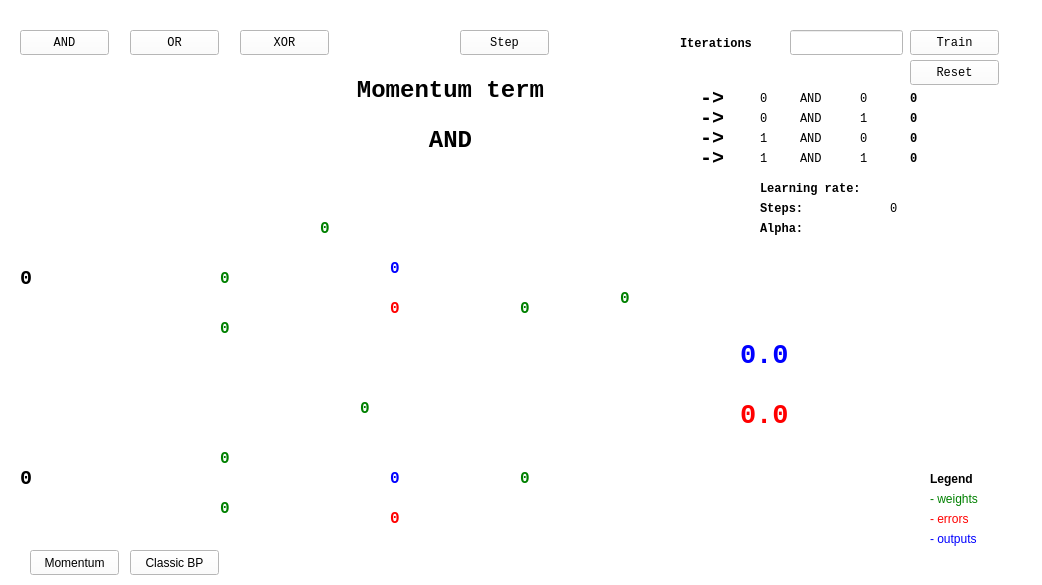
<?xml version="1.0" encoding="UTF-8"?>
<ui version="4.0">
 <class>MainWindow</class>
 <widget class="QMainWindow" name="MainWindow">
  <property name="geometry">
   <rect>
    <x>0</x>
    <y>0</y>
    <width>1042</width>
    <height>585</height>
   </rect>
  </property>
  <property name="windowTitle">
   <string>BP - Momentum term</string>
  </property>
  <property name="styleSheet">
   <string notr="true">QWidget { background-color: white;  }</string>
  </property>
  <widget class="QWidget" name="centralWidget">
   <widget class="QPushButton" name="xorButton">
    <property name="geometry">
     <rect>
      <x>240</x>
      <y>30</y>
      <width>89</width>
      <height>25</height>
     </rect>
    </property>
    <property name="font">
     <font>
      <family>Monospace</family>
     </font>
    </property>
    <property name="text">
     <string>XOR</string>
    </property>
   </widget>
   <widget class="QPushButton" name="orButton">
    <property name="geometry">
     <rect>
      <x>130</x>
      <y>30</y>
      <width>89</width>
      <height>25</height>
     </rect>
    </property>
    <property name="font">
     <font>
      <family>Monospace</family>
     </font>
    </property>
    <property name="text">
     <string>OR</string>
    </property>
   </widget>
   <widget class="QPushButton" name="andButton">
    <property name="geometry">
     <rect>
      <x>20</x>
      <y>30</y>
      <width>89</width>
      <height>25</height>
     </rect>
    </property>
    <property name="font">
     <font>
      <family>Monospace</family>
     </font>
    </property>
    <property name="text">
     <string>AND</string>
    </property>
   </widget>
   <widget class="QPushButton" name="simulateButton">
    <property name="geometry">
     <rect>
      <x>910</x>
      <y>30</y>
      <width>89</width>
      <height>25</height>
     </rect>
    </property>
    <property name="font">
     <font>
      <family>Monospace</family>
     </font>
    </property>
    <property name="text">
     <string>Train</string>
    </property>
   </widget>
   <widget class="QLabel" name="programNameLabel">
    <property name="geometry">
     <rect>
      <x>290</x>
      <y>60</y>
      <width>321</width>
      <height>61</height>
     </rect>
    </property>
    <property name="font">
     <font>
      <family>Monospace</family>
      <pointsize>18</pointsize>
      <weight>75</weight>
      <bold>true</bold>
     </font>
    </property>
    <property name="text">
     <string>Momentum term</string>
    </property>
    <property name="alignment">
     <set>Qt::AlignCenter</set>
    </property>
   </widget>
   <widget class="QLabel" name="outputNeuron">
    <property name="geometry">
     <rect>
      <x>740</x>
      <y>340</y>
      <width>200</width>
      <height>31</height>
     </rect>
    </property>
    <property name="font">
     <font>
      <family>Monospace</family>
      <pointsize>20</pointsize>
      <weight>75</weight>
      <bold>true</bold>
     </font>
    </property>
    <property name="styleSheet">
     <string notr="true">QLabel { color : blue; }</string>
    </property>
    <property name="text">
     <string>0.0</string>
    </property>
   </widget>
   <widget class="QLabel" name="x1Label">
    <property name="geometry">
     <rect>
      <x>760</x>
      <y>90</y>
      <width>67</width>
      <height>17</height>
     </rect>
    </property>
    <property name="font">
     <font>
      <family>Monospace</family>
     </font>
    </property>
    <property name="text">
     <string>0</string>
    </property>
   </widget>
   <widget class="QLabel" name="x2Label">
    <property name="geometry">
     <rect>
      <x>760</x>
      <y>110</y>
      <width>67</width>
      <height>17</height>
     </rect>
    </property>
    <property name="font">
     <font>
      <family>Monospace</family>
     </font>
    </property>
    <property name="text">
     <string>0</string>
    </property>
   </widget>
   <widget class="QLabel" name="x3Label">
    <property name="geometry">
     <rect>
      <x>760</x>
      <y>130</y>
      <width>67</width>
      <height>17</height>
     </rect>
    </property>
    <property name="font">
     <font>
      <family>Monospace</family>
     </font>
    </property>
    <property name="text">
     <string>1</string>
    </property>
   </widget>
   <widget class="QLabel" name="x4Label">
    <property name="geometry">
     <rect>
      <x>760</x>
      <y>150</y>
      <width>67</width>
      <height>17</height>
     </rect>
    </property>
    <property name="font">
     <font>
      <family>Monospace</family>
     </font>
    </property>
    <property name="text">
     <string>1</string>
    </property>
   </widget>
   <widget class="QLabel" name="y1Label">
    <property name="geometry">
     <rect>
      <x>860</x>
      <y>90</y>
      <width>67</width>
      <height>17</height>
     </rect>
    </property>
    <property name="font">
     <font>
      <family>Monospace</family>
     </font>
    </property>
    <property name="text">
     <string>0</string>
    </property>
   </widget>
   <widget class="QLabel" name="y2Label">
    <property name="geometry">
     <rect>
      <x>860</x>
      <y>110</y>
      <width>67</width>
      <height>17</height>
     </rect>
    </property>
    <property name="font">
     <font>
      <family>Monospace</family>
     </font>
    </property>
    <property name="text">
     <string>1</string>
    </property>
   </widget>
   <widget class="QLabel" name="y3Label">
    <property name="geometry">
     <rect>
      <x>860</x>
      <y>130</y>
      <width>67</width>
      <height>17</height>
     </rect>
    </property>
    <property name="font">
     <font>
      <family>Monospace</family>
     </font>
    </property>
    <property name="text">
     <string>0</string>
    </property>
   </widget>
   <widget class="QLabel" name="y3Label_2">
    <property name="geometry">
     <rect>
      <x>860</x>
      <y>150</y>
      <width>67</width>
      <height>17</height>
     </rect>
    </property>
    <property name="font">
     <font>
      <family>Monospace</family>
     </font>
    </property>
    <property name="text">
     <string>1</string>
    </property>
   </widget>
   <widget class="QLabel" name="op1Label">
    <property name="geometry">
     <rect>
      <x>800</x>
      <y>90</y>
      <width>40</width>
      <height>17</height>
     </rect>
    </property>
    <property name="font">
     <font>
      <family>Monospace</family>
     </font>
    </property>
    <property name="text">
     <string>AND</string>
    </property>
   </widget>
   <widget class="QLabel" name="op2Label">
    <property name="geometry">
     <rect>
      <x>800</x>
      <y>110</y>
      <width>40</width>
      <height>17</height>
     </rect>
    </property>
    <property name="font">
     <font>
      <family>Monospace</family>
     </font>
    </property>
    <property name="text">
     <string>AND</string>
    </property>
   </widget>
   <widget class="QLabel" name="op3Label">
    <property name="geometry">
     <rect>
      <x>800</x>
      <y>130</y>
      <width>40</width>
      <height>17</height>
     </rect>
    </property>
    <property name="font">
     <font>
      <family>Monospace</family>
     </font>
    </property>
    <property name="text">
     <string>AND</string>
    </property>
   </widget>
   <widget class="QLabel" name="op4Label">
    <property name="geometry">
     <rect>
      <x>800</x>
      <y>150</y>
      <width>40</width>
      <height>17</height>
     </rect>
    </property>
    <property name="font">
     <font>
      <family>Monospace</family>
     </font>
    </property>
    <property name="text">
     <string>AND</string>
    </property>
   </widget>
   <widget class="QLabel" name="res1Label">
    <property name="geometry">
     <rect>
      <x>910</x>
      <y>90</y>
      <width>115</width>
      <height>17</height>
     </rect>
    </property>
    <property name="font">
     <font>
      <family>Monospace</family>
      <weight>75</weight>
      <bold>true</bold>
     </font>
    </property>
    <property name="text">
     <string>0</string>
    </property>
   </widget>
   <widget class="QLabel" name="res2Label">
    <property name="geometry">
     <rect>
      <x>910</x>
      <y>110</y>
      <width>115</width>
      <height>17</height>
     </rect>
    </property>
    <property name="font">
     <font>
      <family>Monospace</family>
      <weight>75</weight>
      <bold>true</bold>
     </font>
    </property>
    <property name="text">
     <string>0</string>
    </property>
   </widget>
   <widget class="QLabel" name="res3Label">
    <property name="geometry">
     <rect>
      <x>910</x>
      <y>130</y>
      <width>115</width>
      <height>17</height>
     </rect>
    </property>
    <property name="font">
     <font>
      <family>Monospace</family>
      <weight>75</weight>
      <bold>true</bold>
     </font>
    </property>
    <property name="text">
     <string>0</string>
    </property>
   </widget>
   <widget class="QLabel" name="res4Label">
    <property name="geometry">
     <rect>
      <x>910</x>
      <y>150</y>
      <width>115</width>
      <height>17</height>
     </rect>
    </property>
    <property name="font">
     <font>
      <family>Monospace</family>
      <weight>75</weight>
      <bold>true</bold>
     </font>
    </property>
    <property name="text">
     <string>0</string>
    </property>
   </widget>
   <widget class="QLabel" name="iterationsLabel">
    <property name="geometry">
     <rect>
      <x>680</x>
      <y>35</y>
      <width>101</width>
      <height>17</height>
     </rect>
    </property>
    <property name="font">
     <font>
      <family>Monospace</family>
      <weight>75</weight>
      <bold>true</bold>
     </font>
    </property>
    <property name="text">
     <string>Iterations</string>
    </property>
   </widget>
   <widget class="QLabel" name="operationLabel">
    <property name="geometry">
     <rect>
      <x>420</x>
      <y>110</y>
      <width>61</width>
      <height>61</height>
     </rect>
    </property>
    <property name="font">
     <font>
      <family>Monospace</family>
      <pointsize>18</pointsize>
      <weight>75</weight>
      <bold>true</bold>
     </font>
    </property>
    <property name="text">
     <string>AND</string>
    </property>
    <property name="alignment">
     <set>Qt::AlignCenter</set>
    </property>
   </widget>
   <widget class="QLineEdit" name="editIterations">
    <property name="geometry">
     <rect>
      <x>790</x>
      <y>30</y>
      <width>113</width>
      <height>25</height>
     </rect>
    </property>
    <property name="font">
     <font>
      <family>Monospace</family>
     </font>
    </property>
   </widget>
   <widget class="QLabel" name="errorLabel">
    <property name="geometry">
     <rect>
      <x>310</x>
      <y>10</y>
      <width>411</width>
      <height>17</height>
     </rect>
    </property>
    <property name="font">
     <font>
      <family>Monospace</family>
     </font>
    </property>
    <property name="styleSheet">
     <string notr="true">QLabel { color : red; }</string>
    </property>
    <property name="text">
     <string/>
    </property>
   </widget>
   <widget class="QPushButton" name="stepButton">
    <property name="geometry">
     <rect>
      <x>460</x>
      <y>30</y>
      <width>89</width>
      <height>25</height>
     </rect>
    </property>
    <property name="font">
     <font>
      <family>Monospace</family>
     </font>
    </property>
    <property name="text">
     <string>Step</string>
    </property>
   </widget>
   <widget class="QLabel" name="arrow1Label">
    <property name="geometry">
     <rect>
      <x>700</x>
      <y>90</y>
      <width>31</width>
      <height>17</height>
     </rect>
    </property>
    <property name="font">
     <font>
      <family>Monospace</family>
      <pointsize>15</pointsize>
      <weight>75</weight>
      <bold>true</bold>
     </font>
    </property>
    <property name="text">
     <string>-&gt;</string>
    </property>
   </widget>
   <widget class="QLabel" name="arrow2Label">
    <property name="geometry">
     <rect>
      <x>700</x>
      <y>110</y>
      <width>31</width>
      <height>17</height>
     </rect>
    </property>
    <property name="font">
     <font>
      <family>Monospace</family>
      <pointsize>15</pointsize>
      <weight>75</weight>
      <bold>true</bold>
     </font>
    </property>
    <property name="text">
     <string>-&gt;</string>
    </property>
   </widget>
   <widget class="QLabel" name="arrow3Label">
    <property name="geometry">
     <rect>
      <x>700</x>
      <y>130</y>
      <width>31</width>
      <height>17</height>
     </rect>
    </property>
    <property name="font">
     <font>
      <family>Monospace</family>
      <pointsize>15</pointsize>
      <weight>75</weight>
      <bold>true</bold>
     </font>
    </property>
    <property name="text">
     <string>-&gt;</string>
    </property>
   </widget>
   <widget class="QLabel" name="arrow4Label">
    <property name="geometry">
     <rect>
      <x>700</x>
      <y>150</y>
      <width>31</width>
      <height>17</height>
     </rect>
    </property>
    <property name="font">
     <font>
      <family>Monospace</family>
      <pointsize>15</pointsize>
      <weight>75</weight>
      <bold>true</bold>
     </font>
    </property>
    <property name="text">
     <string>-&gt;</string>
    </property>
   </widget>
   <widget class="QLabel" name="input1Label">
    <property name="geometry">
     <rect>
      <x>20</x>
      <y>270</y>
      <width>21</width>
      <height>17</height>
     </rect>
    </property>
    <property name="font">
     <font>
      <family>Monospace</family>
      <pointsize>15</pointsize>
      <weight>75</weight>
      <bold>true</bold>
     </font>
    </property>
    <property name="text">
     <string>0</string>
    </property>
   </widget>
   <widget class="QLabel" name="input2Label">
    <property name="geometry">
     <rect>
      <x>20</x>
      <y>470</y>
      <width>21</width>
      <height>17</height>
     </rect>
    </property>
    <property name="font">
     <font>
      <family>Monospace</family>
      <pointsize>15</pointsize>
      <weight>75</weight>
      <bold>true</bold>
     </font>
    </property>
    <property name="text">
     <string>0</string>
    </property>
   </widget>
   <widget class="QPushButton" name="resetButton">
    <property name="geometry">
     <rect>
      <x>910</x>
      <y>60</y>
      <width>89</width>
      <height>25</height>
     </rect>
    </property>
    <property name="font">
     <font>
      <family>Monospace</family>
     </font>
    </property>
    <property name="text">
     <string>Reset</string>
    </property>
   </widget>
   <widget class="QLabel" name="learningRateTextLabel">
    <property name="geometry">
     <rect>
      <x>760</x>
      <y>180</y>
      <width>131</width>
      <height>17</height>
     </rect>
    </property>
    <property name="font">
     <font>
      <family>Monospace</family>
      <weight>75</weight>
      <bold>true</bold>
     </font>
    </property>
    <property name="text">
     <string>Learning rate:</string>
    </property>
   </widget>
   <widget class="QLabel" name="learningRateLabel">
    <property name="geometry">
     <rect>
      <x>890</x>
      <y>180</y>
      <width>121</width>
      <height>17</height>
     </rect>
    </property>
    <property name="font">
     <font>
      <family>Monospace</family>
     </font>
    </property>
    <property name="text">
     <string/>
    </property>
   </widget>
   <widget class="QLabel" name="w1Label">
    <property name="geometry">
     <rect>
      <x>220</x>
      <y>270</y>
      <width>70</width>
      <height>17</height>
     </rect>
    </property>
    <property name="font">
     <font>
      <family>Monospace</family>
      <pointsize>12</pointsize>
      <weight>75</weight>
      <bold>true</bold>
     </font>
    </property>
    <property name="styleSheet">
     <string notr="true">QLabel { color : green; }</string>
    </property>
    <property name="text">
     <string>0</string>
    </property>
   </widget>
   <widget class="QLabel" name="w4Label">
    <property name="geometry">
     <rect>
      <x>220</x>
      <y>500</y>
      <width>70</width>
      <height>17</height>
     </rect>
    </property>
    <property name="font">
     <font>
      <family>Monospace</family>
      <pointsize>12</pointsize>
      <weight>75</weight>
      <bold>true</bold>
     </font>
    </property>
    <property name="styleSheet">
     <string notr="true">QLabel { color : green; }</string>
    </property>
    <property name="text">
     <string>0</string>
    </property>
   </widget>
   <widget class="QLabel" name="w5Label">
    <property name="geometry">
     <rect>
      <x>520</x>
      <y>300</y>
      <width>70</width>
      <height>17</height>
     </rect>
    </property>
    <property name="font">
     <font>
      <family>Monospace</family>
      <pointsize>12</pointsize>
      <weight>75</weight>
      <bold>true</bold>
     </font>
    </property>
    <property name="styleSheet">
     <string notr="true">QLabel { color : green; }</string>
    </property>
    <property name="text">
     <string>0</string>
    </property>
   </widget>
   <widget class="QLabel" name="w6Label">
    <property name="geometry">
     <rect>
      <x>520</x>
      <y>470</y>
      <width>70</width>
      <height>17</height>
     </rect>
    </property>
    <property name="font">
     <font>
      <family>Monospace</family>
      <pointsize>12</pointsize>
      <weight>75</weight>
      <bold>true</bold>
     </font>
    </property>
    <property name="styleSheet">
     <string notr="true">QLabel { color : green; }</string>
    </property>
    <property name="text">
     <string>0</string>
    </property>
   </widget>
   <widget class="QLabel" name="w3Label">
    <property name="geometry">
     <rect>
      <x>220</x>
      <y>450</y>
      <width>70</width>
      <height>17</height>
     </rect>
    </property>
    <property name="font">
     <font>
      <family>Monospace</family>
      <pointsize>12</pointsize>
      <weight>75</weight>
      <bold>true</bold>
     </font>
    </property>
    <property name="styleSheet">
     <string notr="true">QLabel { color : green; }</string>
    </property>
    <property name="text">
     <string>0</string>
    </property>
   </widget>
   <widget class="QLabel" name="w2Label">
    <property name="geometry">
     <rect>
      <x>220</x>
      <y>320</y>
      <width>70</width>
      <height>17</height>
     </rect>
    </property>
    <property name="font">
     <font>
      <family>Monospace</family>
      <pointsize>12</pointsize>
      <weight>75</weight>
      <bold>true</bold>
     </font>
    </property>
    <property name="styleSheet">
     <string notr="true">QLabel { color : green; }</string>
    </property>
    <property name="text">
     <string>0</string>
    </property>
   </widget>
   <widget class="QLabel" name="w7Label">
    <property name="geometry">
     <rect>
      <x>320</x>
      <y>220</y>
      <width>70</width>
      <height>17</height>
     </rect>
    </property>
    <property name="font">
     <font>
      <family>Monospace</family>
      <pointsize>12</pointsize>
      <weight>75</weight>
      <bold>true</bold>
     </font>
    </property>
    <property name="styleSheet">
     <string notr="true">QLabel { color : green; }</string>
    </property>
    <property name="text">
     <string>0</string>
    </property>
   </widget>
   <widget class="QLabel" name="w8Label">
    <property name="geometry">
     <rect>
      <x>620</x>
      <y>290</y>
      <width>70</width>
      <height>17</height>
     </rect>
    </property>
    <property name="font">
     <font>
      <family>Monospace</family>
      <pointsize>12</pointsize>
      <weight>75</weight>
      <bold>true</bold>
     </font>
    </property>
    <property name="styleSheet">
     <string notr="true">QLabel { color : green; }</string>
    </property>
    <property name="text">
     <string>0</string>
    </property>
   </widget>
   <widget class="QLabel" name="w9Label">
    <property name="geometry">
     <rect>
      <x>360</x>
      <y>400</y>
      <width>70</width>
      <height>17</height>
     </rect>
    </property>
    <property name="font">
     <font>
      <family>Monospace</family>
      <pointsize>12</pointsize>
      <weight>75</weight>
      <bold>true</bold>
     </font>
    </property>
    <property name="styleSheet">
     <string notr="true">QLabel { color : green; }</string>
    </property>
    <property name="text">
     <string>0</string>
    </property>
   </widget>
   <widget class="QLabel" name="o1Label">
    <property name="geometry">
     <rect>
      <x>390</x>
      <y>260</y>
      <width>70</width>
      <height>17</height>
     </rect>
    </property>
    <property name="font">
     <font>
      <family>Monospace</family>
      <pointsize>12</pointsize>
      <weight>75</weight>
      <bold>true</bold>
     </font>
    </property>
    <property name="styleSheet">
     <string notr="true">QLabel { color : blue; }</string>
    </property>
    <property name="text">
     <string>0</string>
    </property>
   </widget>
   <widget class="QLabel" name="o2Label">
    <property name="geometry">
     <rect>
      <x>390</x>
      <y>470</y>
      <width>70</width>
      <height>17</height>
     </rect>
    </property>
    <property name="font">
     <font>
      <family>Monospace</family>
      <pointsize>12</pointsize>
      <weight>75</weight>
      <bold>true</bold>
     </font>
    </property>
    <property name="styleSheet">
     <string notr="true">QLabel { color : blue; }</string>
    </property>
    <property name="text">
     <string>0</string>
    </property>
   </widget>
   <widget class="QPushButton" name="classicButton">
    <property name="geometry">
     <rect>
      <x>130</x>
      <y>550</y>
      <width>89</width>
      <height>25</height>
     </rect>
    </property>
    <property name="text">
     <string>Classic BP</string>
    </property>
   </widget>
   <widget class="QPushButton" name="momentumButton">
    <property name="geometry">
     <rect>
      <x>30</x>
      <y>550</y>
      <width>89</width>
      <height>25</height>
     </rect>
    </property>
    <property name="text">
     <string>Momentum</string>
    </property>
   </widget>
   <widget class="QLabel" name="alphaTextLabel">
    <property name="geometry">
     <rect>
      <x>760</x>
      <y>220</y>
      <width>131</width>
      <height>17</height>
     </rect>
    </property>
    <property name="font">
     <font>
      <family>Monospace</family>
      <weight>75</weight>
      <bold>true</bold>
     </font>
    </property>
    <property name="text">
     <string>Alpha:</string>
    </property>
   </widget>
   <widget class="QLabel" name="alphaLabel">
    <property name="geometry">
     <rect>
      <x>890</x>
      <y>220</y>
      <width>121</width>
      <height>17</height>
     </rect>
    </property>
    <property name="font">
     <font>
      <family>Monospace</family>
     </font>
    </property>
    <property name="text">
     <string/>
    </property>
   </widget>
   <widget class="QLabel" name="iterationsLabel_2">
    <property name="geometry">
     <rect>
      <x>760</x>
      <y>200</y>
      <width>91</width>
      <height>17</height>
     </rect>
    </property>
    <property name="font">
     <font>
      <family>Monospace</family>
      <weight>75</weight>
      <bold>true</bold>
     </font>
    </property>
    <property name="text">
     <string>Steps:</string>
    </property>
   </widget>
   <widget class="QLabel" name="iterationsValueLabel">
    <property name="geometry">
     <rect>
      <x>890</x>
      <y>200</y>
      <width>101</width>
      <height>17</height>
     </rect>
    </property>
    <property name="font">
     <font>
      <family>Monospace</family>
      <weight>50</weight>
      <bold>false</bold>
     </font>
    </property>
    <property name="text">
     <string>0</string>
    </property>
   </widget>
   <widget class="QLabel" name="networkImage">
    <property name="enabled">
     <bool>true</bool>
    </property>
    <property name="geometry">
     <rect>
      <x>10</x>
      <y>130</y>
      <width>751</width>
      <height>431</height>
     </rect>
    </property>
    <property name="text">
     <string/>
    </property>
    <property name="pixmap">
     <pixmap resource="momentum.qrc">:/images/nn_app.png</pixmap>
    </property>
    <property name="wordWrap">
     <bool>false</bool>
    </property>
   </widget>
   <widget class="QLabel" name="greenLegend">
    <property name="geometry">
     <rect>
      <x>930</x>
      <y>490</y>
      <width>67</width>
      <height>17</height>
     </rect>
    </property>
    <property name="styleSheet">
     <string notr="true">QLabel { color : green; }</string>
    </property>
    <property name="text">
     <string>- weights</string>
    </property>
   </widget>
   <widget class="QLabel" name="greenLegend_2">
    <property name="geometry">
     <rect>
      <x>930</x>
      <y>510</y>
      <width>67</width>
      <height>17</height>
     </rect>
    </property>
    <property name="styleSheet">
     <string notr="true">QLabel { color : red; }</string>
    </property>
    <property name="text">
     <string>- errors</string>
    </property>
   </widget>
   <widget class="QLabel" name="greenLegend_3">
    <property name="geometry">
     <rect>
      <x>930</x>
      <y>530</y>
      <width>67</width>
      <height>17</height>
     </rect>
    </property>
    <property name="styleSheet">
     <string notr="true">QLabel { color : blue; }</string>
    </property>
    <property name="text">
     <string>- outputs</string>
    </property>
   </widget>
   <widget class="QLabel" name="greenLegend_4">
    <property name="geometry">
     <rect>
      <x>930</x>
      <y>470</y>
      <width>67</width>
      <height>17</height>
     </rect>
    </property>
    <property name="font">
     <font>
      <weight>75</weight>
      <bold>true</bold>
     </font>
    </property>
    <property name="styleSheet">
     <string notr="true"/>
    </property>
    <property name="text">
     <string>Legend</string>
    </property>
   </widget>
   <widget class="QLabel" name="outputNeuronError">
    <property name="geometry">
     <rect>
      <x>740</x>
      <y>400</y>
      <width>200</width>
      <height>31</height>
     </rect>
    </property>
    <property name="font">
     <font>
      <family>Monospace</family>
      <pointsize>20</pointsize>
      <weight>75</weight>
      <bold>true</bold>
     </font>
    </property>
    <property name="styleSheet">
     <string notr="true">QLabel { color : red; }</string>
    </property>
    <property name="text">
     <string>0.0</string>
    </property>
   </widget>
   <widget class="QLabel" name="e1Label">
    <property name="geometry">
     <rect>
      <x>390</x>
      <y>300</y>
      <width>70</width>
      <height>17</height>
     </rect>
    </property>
    <property name="font">
     <font>
      <family>Monospace</family>
      <pointsize>12</pointsize>
      <weight>75</weight>
      <bold>true</bold>
     </font>
    </property>
    <property name="styleSheet">
     <string notr="true">QLabel { color : red; }</string>
    </property>
    <property name="text">
     <string>0</string>
    </property>
   </widget>
   <widget class="QLabel" name="e2Label">
    <property name="geometry">
     <rect>
      <x>390</x>
      <y>510</y>
      <width>70</width>
      <height>17</height>
     </rect>
    </property>
    <property name="font">
     <font>
      <family>Monospace</family>
      <pointsize>12</pointsize>
      <weight>75</weight>
      <bold>true</bold>
     </font>
    </property>
    <property name="styleSheet">
     <string notr="true">QLabel { color : red; }</string>
    </property>
    <property name="text">
     <string>0</string>
    </property>
   </widget>
   <zorder>networkImage</zorder>
   <zorder>xorButton</zorder>
   <zorder>orButton</zorder>
   <zorder>andButton</zorder>
   <zorder>simulateButton</zorder>
   <zorder>programNameLabel</zorder>
   <zorder>outputNeuron</zorder>
   <zorder>x1Label</zorder>
   <zorder>x2Label</zorder>
   <zorder>x3Label</zorder>
   <zorder>x4Label</zorder>
   <zorder>y1Label</zorder>
   <zorder>y2Label</zorder>
   <zorder>y3Label</zorder>
   <zorder>y3Label_2</zorder>
   <zorder>op1Label</zorder>
   <zorder>op2Label</zorder>
   <zorder>op3Label</zorder>
   <zorder>op4Label</zorder>
   <zorder>res1Label</zorder>
   <zorder>res2Label</zorder>
   <zorder>res3Label</zorder>
   <zorder>res4Label</zorder>
   <zorder>iterationsLabel</zorder>
   <zorder>operationLabel</zorder>
   <zorder>editIterations</zorder>
   <zorder>errorLabel</zorder>
   <zorder>stepButton</zorder>
   <zorder>arrow1Label</zorder>
   <zorder>arrow2Label</zorder>
   <zorder>arrow3Label</zorder>
   <zorder>arrow4Label</zorder>
   <zorder>input1Label</zorder>
   <zorder>input2Label</zorder>
   <zorder>resetButton</zorder>
   <zorder>learningRateTextLabel</zorder>
   <zorder>learningRateLabel</zorder>
   <zorder>w1Label</zorder>
   <zorder>w4Label</zorder>
   <zorder>w5Label</zorder>
   <zorder>w6Label</zorder>
   <zorder>w3Label</zorder>
   <zorder>w2Label</zorder>
   <zorder>w7Label</zorder>
   <zorder>w8Label</zorder>
   <zorder>w9Label</zorder>
   <zorder>o1Label</zorder>
   <zorder>o2Label</zorder>
   <zorder>classicButton</zorder>
   <zorder>momentumButton</zorder>
   <zorder>alphaTextLabel</zorder>
   <zorder>alphaLabel</zorder>
   <zorder>iterationsLabel_2</zorder>
   <zorder>iterationsValueLabel</zorder>
   <zorder>greenLegend</zorder>
   <zorder>greenLegend_2</zorder>
   <zorder>greenLegend_3</zorder>
   <zorder>greenLegend_4</zorder>
   <zorder>outputNeuronError</zorder>
   <zorder>e1Label</zorder>
   <zorder>e2Label</zorder>
  </widget>
 </widget>
 <layoutdefault spacing="6" margin="11"/>
 <resources>
  <include location="momentum.qrc"/>
 </resources>
 <connections/>
</ui>
